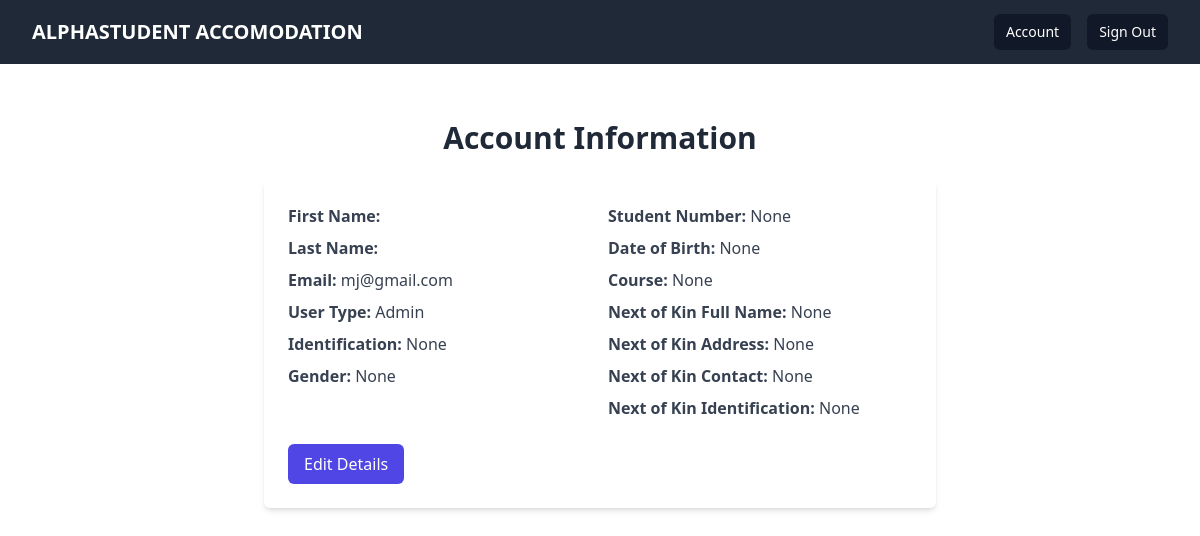
/accounts/ (signed in), run on an earlier commit of the app's database.
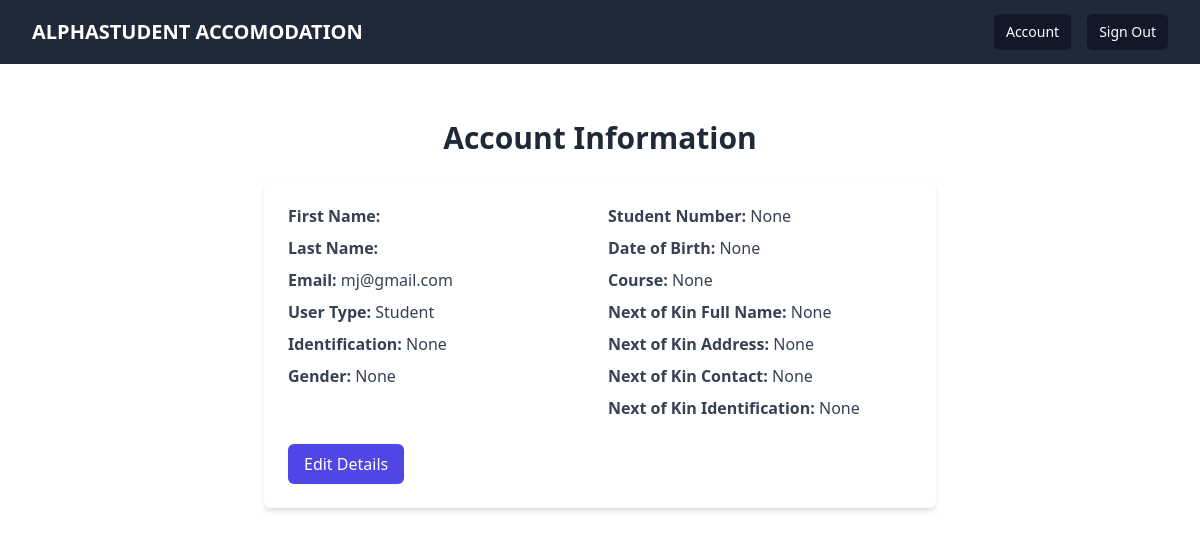
And on a later commit of the database.
### accounts/models.py (models this page shows, shortened)
class CustomUser(AbstractUser):
    username = None
    is_accepted = models.BooleanField(default=False)
    email = models.EmailField(unique=True, verbose_name='Email Address')
    user_type = models.CharField(max_length=20, choices=(
        ('student', 'Student'),
        ('student_leader', 'Student Leader'),
        ('admin', 'Admin'),
    ), default='student')
    identification = models.CharField(max_length=20, blank=True, null=True)
    gender = models.CharField(max_length=10, choices=(
        ('male', 'Male'),
        ('female', 'Female'),
    ), blank=True, null=True)
    student_number = models.CharField(max_length=20, blank=True, null=True)
    date_of_birth = models.DateField(blank=True, null=True)
    course = models.CharField(max_length=100, blank=True, null=True)
    next_of_kin_full_name = models.CharField(max_length=100, blank=True, null=True)
    next_of_kin_address = models.CharField(max_length=200, blank=True, null=True)
    next_of_kin_contact = models.CharField(max_length=20, blank=True, null=True)
    next_of_kin_identification = models.CharField(max_length=20, blank=True, null=True)
    USERNAME_FIELD = 'email'
    REQUIRED_FIELDS = []
    objects = CustomUserManager()

### accounts/views.py (the view)
# urls.py: path('', views.account_view, name='account'),
def account_view(request):
    try:
        user = get_object_or_404(CustomUser, pk=request.user.id)
    except AttributeError:
        messages.error(request, "Error retrieving student profile. Please contact support.")
        return redirect('accounts:login')
    if request.method == 'POST':
        form = StudentForm(request.POST, instance=user)
        if form.is_valid():
            form.save()
            messages.success(request, 'Account information updated successfully!')
            return redirect('accounts:account')
    else:
        form = StudentForm(instance=user)
    context = {
        'form': form,
        'user': request.user
    }
    return render(request, 'accounts/account_page.html', context)

### accounts/templates/accounts/account_page.html (shortened to what this page needs)
{% extends 'base.html' %}
{% block content %}
<div class="container mx-auto py-8">
    <h1 class="text-3xl font-bold mb-6 text-center text-gray-800">Account Information</h1>
    {% if edit_mode %}
    <div class="max-w-2xl mx-auto bg-white shadow-md rounded-md p-6">
        <h2 class="text-xl font-bold mb-4 text-gray-800">Update Details</h2>
        <form method="POST">
            {% csrf_token %}
            {% for field in form %}
            <div class="mb-4">
                <label for="{{ field.id_for_label }}" class="block text-gray-700 font-bold mb-2">{{ field.label_tag }}</label>
                <div class="flex">
                    {{ field }}
                    {% if field.field.required %}<span class="ml-2 text-red-500">*</span>{% endif %}
                </div>
                {% if field.errors %}
                <div class="text-sm text-red-500">{{ field.errors }}</div>
                {% endif %}
            </div>
            {% endfor %}
            <button type="submit" class="w-full px-4 py-2 bg-indigo-600 text-white rounded-md hover:bg-indigo-700 focus:outline-none focus:bg-indigo-700">Update</button>
        </form>
    </div>
    {% else %}
    <div class="max-w-2xl mx-auto bg-white shadow-md rounded-md p-6">
        <div class="grid grid-cols-2 gap-4">
            <div>
                <p class="mb-2 text-gray-700"><strong>First Name:</strong> {{ user.first_name }}</p>
                <p class="mb-2 text-gray-700"><strong>Last Name:</strong> {{ user.last_name }}</p>
                <p class="mb-2 text-gray-700"><strong>Email:</strong> {{ user.email }}</p>
                <p class="mb-2 text-gray-700"><strong>User Type:</strong> {{ user.get_user_type_display }}</p>
                <p class="mb-2 text-gray-700"><strong>Identification:</strong> {{ user.identification }}</p>
                <p class="mb-2 text-gray-700"><strong>Gender:</strong> {{ user.get_gender_display }}</p>
            </div>
            <div>
                <p class="mb-2 text-gray-700"><strong>Student Number:</strong> {{ user.student_number }}</p>
                <p class="mb-2 text-gray-700"><strong>Date of Birth:</strong> {{ user.date_of_birth }}</p>
                <p class="mb-2 text-gray-700"><strong>Course:</strong> {{ user.course }}</p>
                <p class="mb-2 text-gray-700"><strong>Next of Kin Full Name:</strong> {{ user.next_of_kin_full_name }}</p>
                <p class="mb-2 text-gray-700"><strong>Next of Kin Address:</strong> {{ user.next_of_kin_address }}</p>
                <p class="mb-2 text-gray-700"><strong>Next of Kin Contact:</strong> {{ user.next_of_kin_contact }}</p>
                <p class="mb-2 text-gray-700"><strong>Next of Kin Identification:</strong> {{ user.next_of_kin_identification }}</p>
            </div>
        </div>
        <button id="editBtn" class="px-4 py-2 mt-4 bg-indigo-600 text-white rounded-md hover:bg-indigo-700 focus:outline-none focus:bg-indigo-700">Edit Details</button>
    </div>
    {% endif %}
</div>
{% endblock %}

What changed in the data, as far as the page shows it:
changed CustomUser "mj@gmail.com": user_type "Admin" → "Student"
